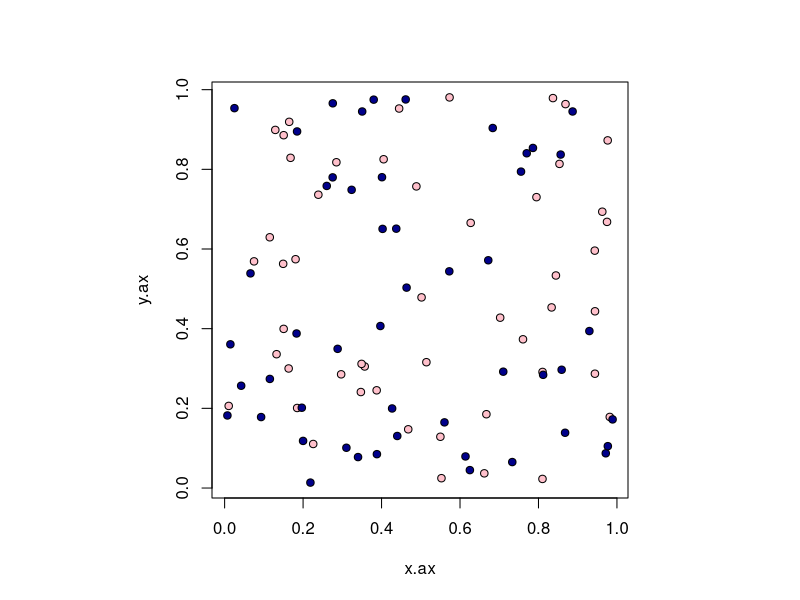
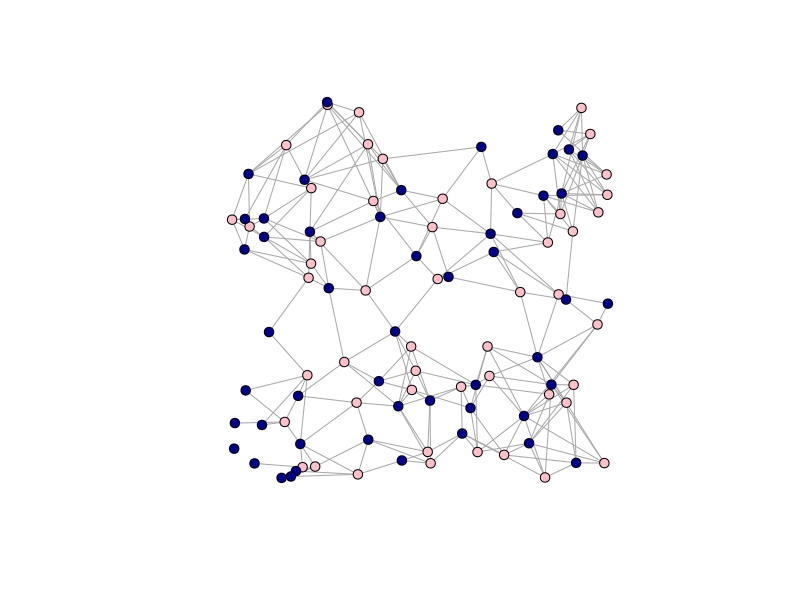
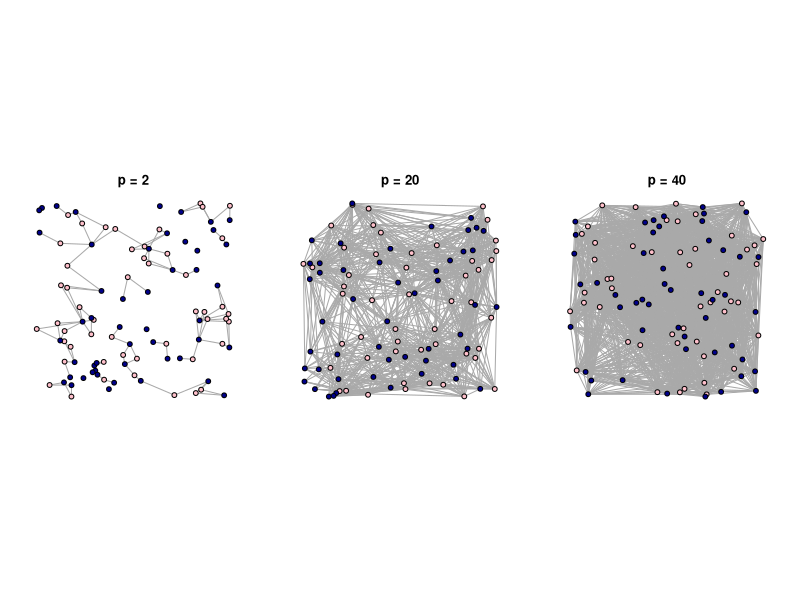

Write R code to recreate these figures, in order. (Note: this script raises an error after producing the figures.)
## ---- chunk 1
library(igraph)
## ---- chunk 2
#generate dataframe with indiv ID, sex, x- and y-coordinates. x-coordinate also acts as male trait, z. 

sex=c(rep(1,50), rep(2,50)) #set sex of individuals: 1 for female, 2 for male
ids=c(paste("f",1:50,sep=""), paste("m",1:50,sep="")) # this will be the names of nodes
set.seed(2)
x.ax=runif(100, min=0, max=1) # x-axis coordinates
y.ax=runif(100, min=0, max=1) # y-axis coordinates

par(pty="s") #make the plotting region square
plot(x.ax,y.ax, pch=21,col="black", bg=c("pink", "darkblue")[sex])
## ---- chunk 3
#calculate distance matrix
distances=as.matrix(dist(matrix(c(x.ax,y.ax), ncol=2), method="euclidean",diag=T, upper=T))
distances[1:5,1:5] #display the top left corner
## ---- chunk 4
make_sexnet_random=function(n.female, n.male, p){
	x.f=runif(n.female, min=0, max=1)
	y.f=runif(n.female, min=0, max=1)
	x.m=runif(n.male, min=0, max=1)
	y.m=runif(n.male, min=0, max=1)
	distances=as.matrix(dist(matrix(c(c(x.f, x.m), c(y.f, y.m)), ncol=2 ), method="euclidean", diag=T, upper=T))
	mat=matrix(0,nrow=n.female, ncol=n.male)
for(i in 1:n.male){
  males=order(distances[i,(n.female+1):(n.male+n.female)])[1:p]
  mat[i,males]=1
}

g=graph_from_incidence_matrix(mat)
g$layout=matrix(c(c(x.f, x.m),c(y.f, y.m)), ncol=2)
V(g)$sex=c("F", "M")[V(g)$type+1]
V(g)$id=paste(V(g)$sex, c(rep(1:n.female), rep(1:n.male)), sep="")
return(g)
}
## ---- chunk 5
g=make_sexnet_random(50,50, p=5)
plot(g, layout=g$layout, vertex.label="", vertex.color=c("pink", "darkblue")[V(g)$type+1], vertex.size=5)
## ---- chunk 6

p=c(2,20,40)
par(mfrow=c(1,3), mar=c(2,2,2,2))
set.seed(2)
for(i in 1:3){
	g=make_sexnet_random(50,50, p=p[i])
	plot(g, layout=g$layout, vertex.label="", vertex.color=c("pink", "darkblue")[V(g)$type+1], vertex.size=5, main=paste("p = ", p[i], sep=""))
}
## ---- chunk 7
# calculate Wij only
set.seed(2)
g=make_sexnet_random(50,50,p=5)
n.male=length(which(V(g)$sex=="M"))
W=vector(length=n.male)
mat=as_incidence_matrix(g)
z=g$layout[,1][which(V(g)$sex=="M")]

for (i in 1:n.male){
	j=which(mat[,i]>0) #females that male i mated with
	if (length(j)==0) W[i]=NA  #skip the male if he did not mate with a female ##this is valid only because they are looking at sperm comeptition (not pre-copulatory sexual selection)
	else {
		if (class(mat[j,])=="numeric") {
			zit_j=sum(z[-i]*mat[j,-i]) #the sum of trait values for all competitors of i for female j
			}
		else{
		zit_j=apply(mat[j,-i],1, function(x) sum(z[-i]*x)) #sum of traits of all males that mated with female mate j of male i (including male i)
		}
		wij=z[i]/(zit_j+z[i])
		W[i]=mean(wij)
	}}
head(W)
## ---- chunk 8
1/g$p # g$p is polyandry level for the network
mean(W) 
## ---- chunk 9
#calculate Zi.local only
#remember, in Contextual analysis the group INCLUDES the focal individual
set.seed(2)
g=make_sexnet_random(50,50,p=5)
n.male=length(which(V(g)$sex=="M"))
zi.local=vector(length=n.male)
for (i in 1:n.male){
	j=which(mat[,i]>0) #females that male i mated with
		if (class(mat[j,])=="numeric") {
			zi.local[i]=(sum(z*mat[j,])+z[i])/(sum(mat[j,])+1)
			}
		else{
		zi.local[i]=(sum(z*colSums(mat[j,]))+z[i])/(sum(mat[j,])+1)
		}}
head(zi.local)
## ---- chunk 10
boxplot(z-zi.local)
## ---- chunk 11
## Function for calculating W and Zi.local (unweighted) together, given a sexnet.
extract_params=function(sexnet, trait){
	n.male=length(which(V(sexnet)$sex=="M"))
	mat=as_incidence_matrix(sexnet)
	W=vector(length=n.male)
	zi.local=vector(length=n.male)
	z=trait
	for (i in 1:n.male){j=which(mat[,i]>0) 
	if (length(j)==0) {
		W[i]=NA
		zi.local[i]=NA
		}
	else {
		if (class(mat[j,])=="numeric") {
			zit_j.zi=sum(z*mat[j,]) 
			zi.local[i]=(sum(z*mat[j,])+z[i])/(sum(mat[j,])+1)
			}
		else{
		zit_j.zi=apply(mat[j,],1, function(x) sum(z*x)) 
		zi.local[i]=(sum(z*colSums(mat[j,]))+z[i])/(sum(mat[j,])+1)
		}
		wij=z[i]/(zit_j.zi+z[i])
		W[i]=mean(wij)
	}}
	return(list(W=W, z=z, zi.local=zi.local))
}
	
params=extract_params(g, trait=g$layout[,1][which(V(g)$sex=="M")])
str(params)
## ---- chunk 12
norm.W=W/mean(W, na.rm=T)
scale.z=scale(z)
scale.zi.local=scale(zi.local)
mod=lm(norm.W~scale.z+scale.zi.local)
mod$coef
## ---- chunk 13
get_coefs=function(params){
	norm.W=params$W/mean(params$W, na.rm=T)
	scale.z=scale(params$z)
	scale.zi.local=scale(params$zi.local)
	coefs=lm(norm.W~scale.z+scale.zi.local)$coef
	return(coefs)
}
coefs=get_coefs(params)
coefs
## ---- chunk 14
g=make_sexnet_random(n.female=50,n.male=50, p=5)
params=extract_params(g, trait=g$layout[,1][which(V(g)$sex=="M")])
coefs=get_coefs(params)
coefs
## ---- chunk 15
### add neighbor analysis option
extract_params=function(sexnet, trait, method="contextual"){
	n.male=length(which(V(sexnet)$sex=="M"))
	mat=as_incidence_matrix(sexnet)
	W=vector(length=n.male)
	zi.local=vector(length=n.male)
	z=trait
	for (i in 1:n.male){j=which(mat[,i]>0) 
	if (length(j)==0) {
		W[i]=NA
		zi.local[i]=NA
		}
	else {
		if (class(mat[j,])=="numeric") {
			zit_j.zi=sum(z*mat[j,]) 
			if (method=="contextual") zi.local[i]=(sum(z*mat[j,])+z[i])/(sum(mat[j,])+1)
			else if (method=="neighborhood")zi.local[i]=(sum(z[-i]*mat[j,-i])+z[i])/(sum(mat[j,-i])+1)
			else return("error: supply valid method")
			}
		else{
		zit_j.zi=apply(mat[j,],1, function(x) sum(z*x)) 
		if (method=="contextual") zi.local[i]=(sum(z*colSums(mat[j,]))+z[i])/(sum(mat[j,])+1)
		else if (method=="neighborhood") zi.local[i]=(sum(z[-i]*colSums(mat[j,-i]))+z[i])/(sum(mat[j,-i])+1)
		else return("error: supply valid method")
		}
		wij=z[i]/(zit_j.zi+z[i])
		W[i]=mean(wij)
	}}
	return(list(W=W, z=z, zi.local=zi.local))
}
	
params.context=extract_params(g, trait=g$layout[,1][which(V(g)$sex=="M")], method="contextual")
params.neighborhood=extract_params(g, trait=g$layout[,1][which(V(g)$sex=="M")], method="neighborhood")
## ---- chunk 16
params.context=extract_params(g, trait=g$layout[,1][which(V(g)$sex=="M")],method="contextual")
params.neighborhood=extract_params(g, trait=g$layout[,1][which(V(g)$sex=="M")], method="neighborhood")
## ---- chunk 17
p=c(2, 3, 5, 7, 10, 20, 30, 40) #degree of polyandry
reps=20
n.female=50
n.male=50

coef.list=list()
for(a in 1:length(p)){
	coefs=matrix(nrow=reps, ncol=3, dimnames=list(c(paste("it.",1:reps,sep="")), c("intercept", "beta1", "beta2")))
	for (b in 1:reps){
		g=make_sexnet_random(n.female,n.male, p=p[a])
		params=extract_params(g, trait=g$layout[,1][which(V(g)$sex=="M")],method="neighborhood")
		coefs[b,]=get_coefs(params)
	}
	coef.list[[a]]=coefs
}
names(coef.list)=paste("p=",p,sep="")


mean.beta1=unlist(lapply(coef.list, function(x) colMeans(x)[2]))
mean.beta2=unlist(lapply(coef.list, function(x) colMeans(x)[3]))
sd.beta1=unlist(lapply(coef.list, function(x) sd(x[,2])))
sd.beta2=unlist(lapply(coef.list, function(x) sd(x[,3])))

plot(p, mean.beta1, type="b", ylim=c(-1.2,1.2), pch=15, xaxt="n", yaxt="n", xlab="", ylab="", panel.first=for(i in 1:length(p)){
lines(c(p[i], p[i]), c(mean.beta1[i]+sd.beta1[i], mean.beta1[i]-sd.beta1[i]))
})
par(new=T)
plot(p, mean.beta2, type="b", ylim=c(-1.2,1.2), pch=24, bg="white",  las=1, ylab="Selection Gradient, beta", xlab="Degree of polyandry, p", panel.first=for(i in 1:length(p)){
  lines(c(p[i], p[i]), c(mean.beta2[i]+sd.beta2[i], mean.beta2[i]-sd.beta2[i]))})

abline(h=0)
## ---- chunk 18

n.female=50
n.male=50
g=make_sexnet_random(n.female,n.male, p=40)
params=extract_params(g, trait=g$layout[,1][which(V(g)$sex=="M")],method="neighborhood")
coef=get_coefs(params)
Cij=cov(params$z, params$zi.local)
Pii=var(params$z)
s=as.numeric(Pii*coef[2]+Cij*coef[3])
s
